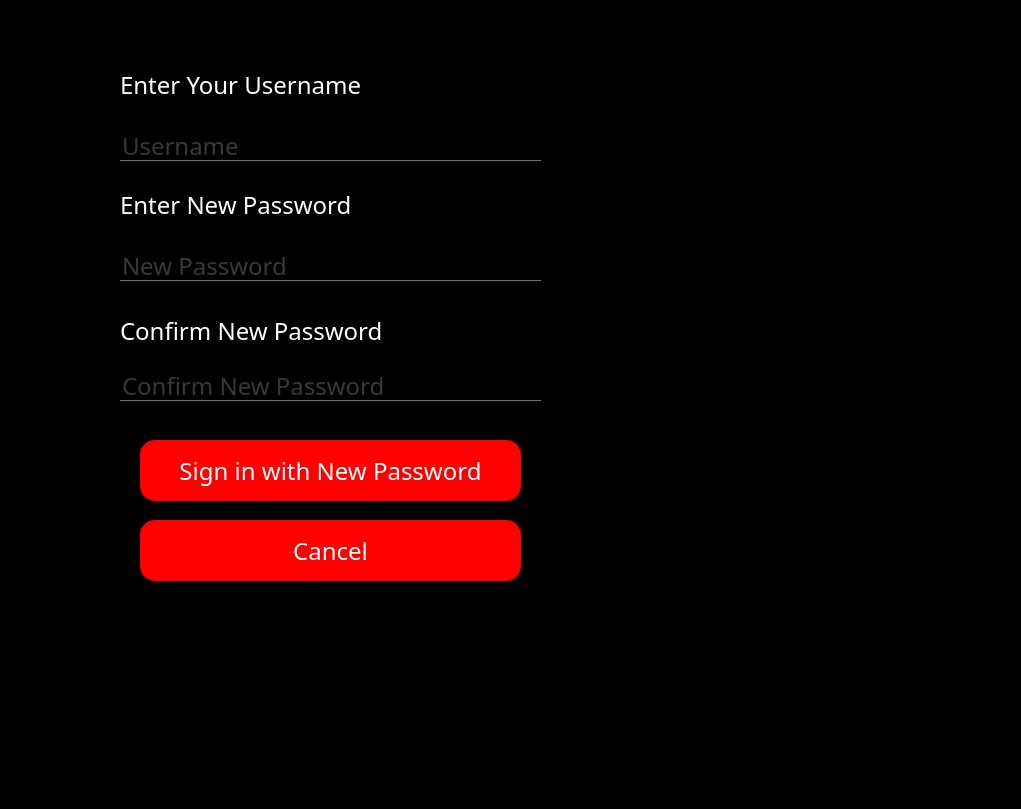
<?xml version="1.0" encoding="UTF-8"?>
<ui version="4.0">
 <class>Form</class>
 <widget class="QWidget" name="Form">
  <property name="geometry">
   <rect>
    <x>0</x>
    <y>0</y>
    <width>1021</width>
    <height>809</height>
   </rect>
  </property>
  <property name="maximumSize">
   <size>
    <width>1021</width>
    <height>825</height>
   </size>
  </property>
  <property name="windowTitle">
   <string>Form</string>
  </property>
  <property name="styleSheet">
   <string notr="true">*{
background:rgba;
font-family:century gothic;
font-size:24px;
}
QFrame
{
background:rgba;
border-radius:15px
}
QPushButton
{
background:red;
border-radius:60px;
}
QToolButton
{
background:red;
border-radius:60px;
}
QLabel
{
color:white;
background:transparent;
}
QPushButton
{
color:white;
border-radius:15px;
}
QPushButton:hover
{
color:#333;
border-radius:15px;
background:#49ebff;
}
QLineEdit
{
background:transparent;
border:none;
color:#717072;
border-bottom:1px solid #717072
}
</string>
  </property>
  <widget class="QFrame" name="frame">
   <property name="geometry">
    <rect>
     <x>60</x>
     <y>20</y>
     <width>561</width>
     <height>641</height>
    </rect>
   </property>
   <property name="frameShape">
    <enum>QFrame::StyledPanel</enum>
   </property>
   <property name="frameShadow">
    <enum>QFrame::Raised</enum>
   </property>
   <widget class="QLineEdit" name="newpwd">
    <property name="geometry">
     <rect>
      <x>60</x>
      <y>230</y>
      <width>421</width>
      <height>31</height>
     </rect>
    </property>
    <property name="text">
     <string/>
    </property>
    <property name="placeholderText">
     <string>New Password</string>
    </property>
   </widget>
   <widget class="QLineEdit" name="cofirmnewpwd">
    <property name="geometry">
     <rect>
      <x>60</x>
      <y>350</y>
      <width>421</width>
      <height>31</height>
     </rect>
    </property>
    <property name="text">
     <string/>
    </property>
    <property name="echoMode">
     <enum>QLineEdit::Password</enum>
    </property>
    <property name="placeholderText">
     <string>Confirm New Password</string>
    </property>
   </widget>
   <widget class="QLabel" name="label_2">
    <property name="geometry">
     <rect>
      <x>60</x>
      <y>160</y>
      <width>281</width>
      <height>50</height>
     </rect>
    </property>
    <property name="text">
     <string>Enter New Password</string>
    </property>
   </widget>
   <widget class="QLabel" name="label_3">
    <property name="geometry">
     <rect>
      <x>60</x>
      <y>290</y>
      <width>301</width>
      <height>41</height>
     </rect>
    </property>
    <property name="text">
     <string>Confirm New Password</string>
    </property>
   </widget>
   <widget class="QPushButton" name="signpwd">
    <property name="geometry">
     <rect>
      <x>80</x>
      <y>420</y>
      <width>381</width>
      <height>61</height>
     </rect>
    </property>
    <property name="text">
     <string>Sign in with New Password</string>
    </property>
   </widget>
   <widget class="QPushButton" name="cancelpwd">
    <property name="geometry">
     <rect>
      <x>80</x>
      <y>500</y>
      <width>381</width>
      <height>61</height>
     </rect>
    </property>
    <property name="text">
     <string>Cancel</string>
    </property>
   </widget>
   <widget class="QLabel" name="label_4">
    <property name="geometry">
     <rect>
      <x>60</x>
      <y>40</y>
      <width>281</width>
      <height>50</height>
     </rect>
    </property>
    <property name="text">
     <string>Enter Your Username</string>
    </property>
   </widget>
   <widget class="QLineEdit" name="username">
    <property name="geometry">
     <rect>
      <x>60</x>
      <y>110</y>
      <width>421</width>
      <height>31</height>
     </rect>
    </property>
    <property name="text">
     <string/>
    </property>
    <property name="placeholderText">
     <string>Username</string>
    </property>
   </widget>
  </widget>
 </widget>
 <resources/>
 <connections/>
</ui>
